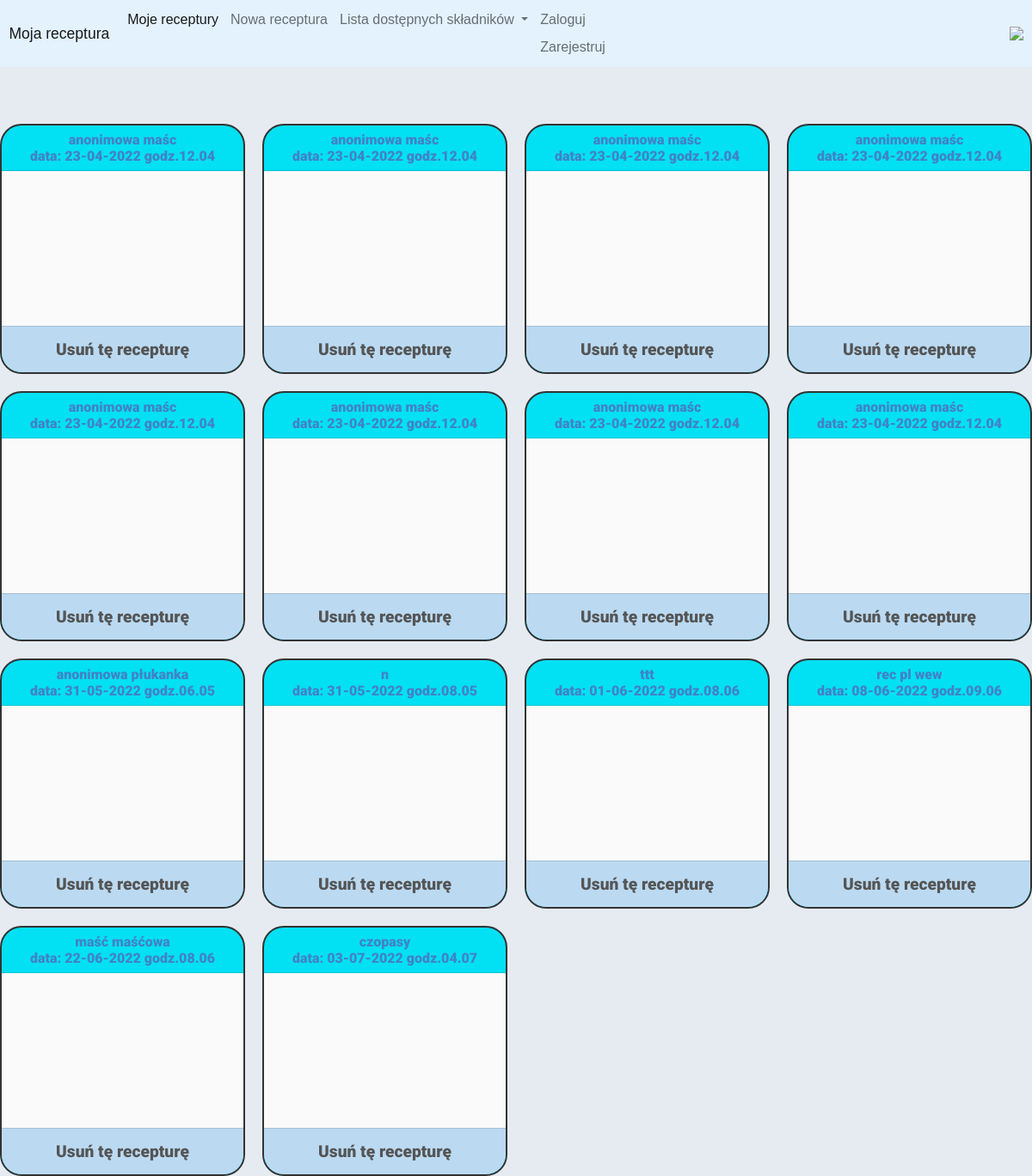
Page /mojerec on the earlier database version.
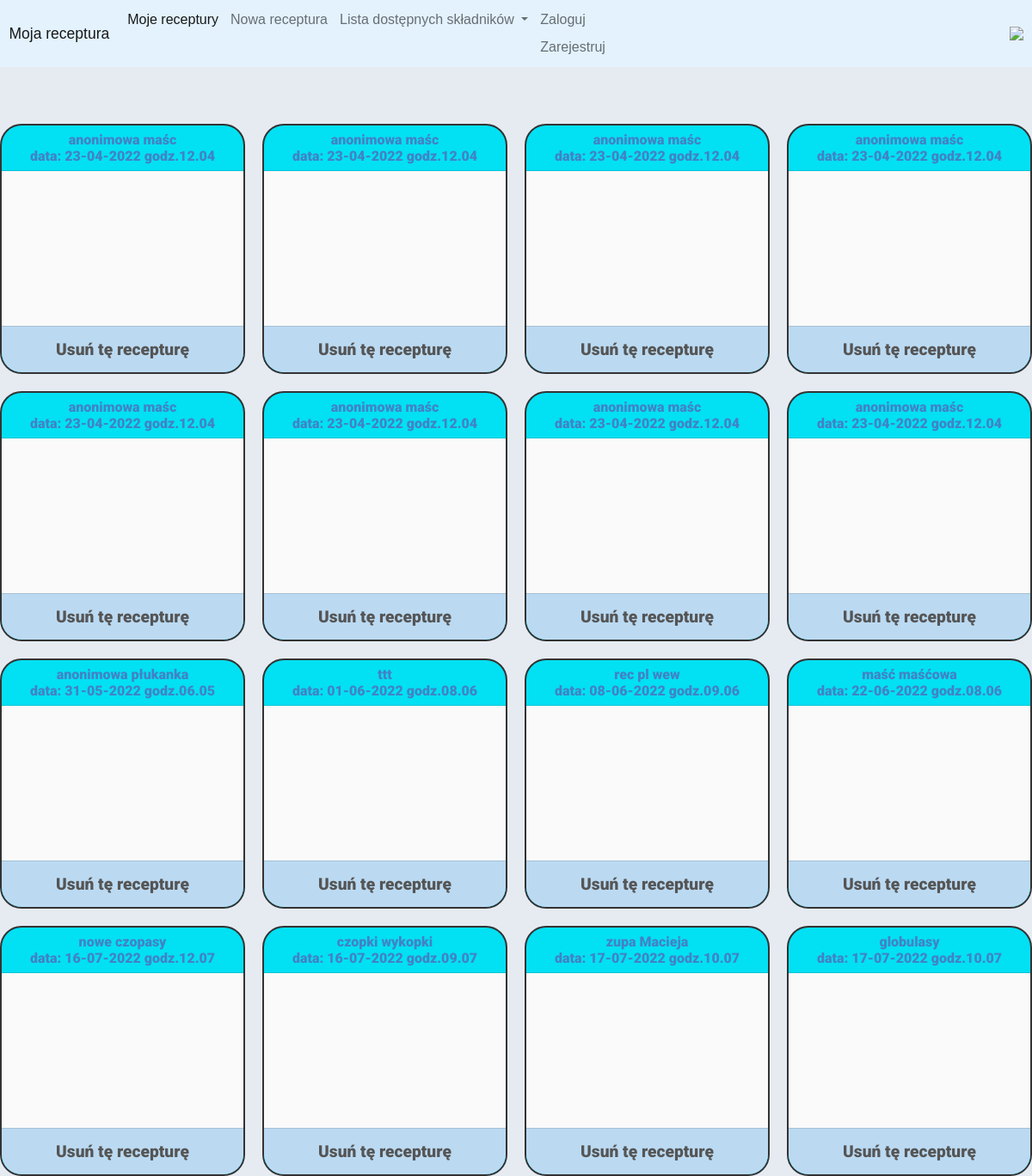
Same page on the later database version.
### recipes/models.py (models this page shows, shortened)
class Receptura (models.Model):
    rodzaje=(('1','Maść'),('2','czopki i globulki'),('3','receptura płynna'))
    czop_czy_glob=(('1','czopki'),('2','globulki'))
    tak_czy_nie = (('1', 'tak'), ('2', 'nie'))
    nazwa=models.CharField( max_length=20)
    date=models.DateTimeField(auto_now_add=True)
    rodzaj=models.TextField(choices=rodzaje,blank=True, null=True)
    czopki_czy_globulki=models.TextField(choices=czop_czy_glob, blank=True, null=True)
    ilosc_czop_glob = models.CharField(max_length=40, blank=True, null=True, default='')
    masa_docelowa_czop_glob = models.CharField(max_length=40, blank=True, null=True, default='')
    czy_ilosc_oleum_pomnozyc =models.TextField(choices=czop_czy_glob, blank=True, null=True)
    ilosc_masci =models.CharField(max_length=40, blank=True, null=True, default='')
    ilosc_gramow = models.CharField(max_length=40, blank=True, null=True, default='')
    owner=models.ForeignKey(User,blank = True, null = True,on_delete=models.CASCADE)
    session = models.ForeignKey(Session, null=True,on_delete=models.CASCADE)

### recipes/views.py (the view)
# urls.py: path('mojerec',views.mojeRec,name='mojerec'),
def mojeRec (request):
    if not request.session.exists(request.session.session_key):
        request.session.create()
    print("request.session.session_key", request.session.session_key)
    sys.stdout.flush()
    if request.user.is_anonymous ==False:
        moje_receptury=Receptura.objects.filter(owner=request.user).order_by('date')
    else:
        moje_receptury = Receptura.objects.filter(session=request.session.session_key).order_by('date') #request.session.get("name")
    context={'receptury':moje_receptury}
    return render(request,'mojerec.html',context)

### templates/mojerec.html (shortened to what this page needs)
<!DOCTYPE html>
<html lang="en">
<head>
</head>
<body>
{% extends 'base.html' %}
{% load static %}
{% block content %}
<br><br>
<div class="cards-rec-container">
  {% for i in receptury %}
  <div class="cont">
      <a href="{% url 'receptura' i.id %}">
        <div class="card-header">
        {{ i.nazwa }}
        <br>
        data: {{ i.date|date:"d-m-Y" }} godz.{{ i.date|date:"h.m" }}
      </div>
          <div id="{{i.pk}}-skladniki" class="card-sklad-rec"> </div>
      </a>
      <div type="button" class="card-footer" data-bs-toggle="modal" data-bs-target="#exampleModal-{{i.pk}}">
        Usuń tę recepturę
      </div>
</div>
    {% empty %}
    <h1>Na razie brak receptur</h1>
{% endfor %}
</div>
{% endblock %}

### templates/base.html (shortened to what this page needs)
{% load static %}
<!DOCTYPE html>
<html lang="en">
<head>
    <link href="https://cdn.jsdelivr.net/npm/bootstrap@5.0.2/dist/css/bootstrap.min.css" rel="stylesheet">
    <link rel="stylesheet" href="https://cdn.jsdelivr.net/npm/semantic-ui@2.4.2/dist/semantic.min.css">
    <link rel="stylesheet"  href="{% static 'style.css' %}" />
    <link rel="stylesheet"  href="{% static 'base.css' %}" />
</head>
<body>
<nav class="navbar navbar-expand-lg navbar-light" style="background-color: #e3f2fd;">
  <div class="container-fluid">
    <a class="navbar-brand" href="{% url 'home' %}">Moja receptura</a>
    <div class="collapse navbar-collapse" id="navbarSupportedContent">
      <ul class="navbar-nav me-auto mb-2 mb-lg-0">
        <li class="nav-item">
          <a class="nav-link active" aria-current="page" href="{% url 'mojerec' %}" >Moje receptury</a>
        </li>
        <li class="nav-item">
          <a class="nav-link" href="{% url 'dodajrec' %}">Nowa receptura</a>
        </li>
        <div class="nav-item dropdown">
          <a class="nav-link dropdown-toggle" href="#" id="dropdown" role="button" data-bs-toggle="dropdown" aria-expanded="false">
            Lista dostępnych składników  </a>
        </div>
        {% if user.is_authenticated %}
        <li class="nav-item dropdown">
          <a class="nav-link dropdown-toggle" href="#" id="navbarDropdown2" role="button" data-bs-toggle="dropdown" aria-expanded="false">
          Witaj, {{ user.username}}
          <a class="nav-link" href="{% url 'account_logout' %}">Wyloguj</a>
            </a>
          <ul class="dropdown-menu" aria-labelledby="navbarDropdown">
            <li><a class="dropdown-item"  href="{% url 'account_change_password' %}">Zmień hasło</a></li>
            <li><a class="dropdown-item"  href="{% url 'account_email' %}">zmień adres e-mail</a></li>
          </ul>
        </li>
        {% else %}
        <li class="nav-item dropdown">
        <a class="nav-link" href="{% url 'account_login' %}">Zaloguj</a>
        <a class="nav-link" href="{% url 'account_signup' %}">Zarejestruj</a>
      </li>
        {% endif %}
      </ul>
      <img src="{% static 'mortar2.png' %}"/>
    </div>
  </div>
</nav>
{% block content %}
{% endblock content %}
</body>
</html>

### static/style.css (style rules this page uses)
* { box-sizing: border-box; }
body { font: 16px Arial; }
ul { padding-left: 0rem }
.cards-rec-container { margin: 0 auto; max-width: 1200px; display: grid; grid-template-columns: repeat(auto-fill, minmax(225px, 1fr)); grid-auto-rows: auto; gap: 20px; font-family: sans-serif; padding-top: 30px; }
.cont { border: 2px solid #333333; border-radius: 25px; overflow: hidden; text-align: center; background: #03e8fc; font-family: 'Roboto', sans-serif; font-weight: 900; }
.card-sklad-rec { line-height: 1.5; height: 180px; font-size: 0.9em; overflow-y: scroll; text-align: left; scrollbar-width: thin; scrollbar-color: #eb5234 #d8ede5; padding: 15px; background: #fafafa; }
.card-footer { padding: 15px; display: flex; justify-content: space-between; align-items: center; color: #555555; background: #bbdaf2; font-size: 1.2em; text-align: center; justify-content: center; align-items: center; }

### static/base.css (style rules this page uses)
body { background-color:#e6ebf2; }

Differences in the rows shown:
removed Receptura: nazwa "n", date "31-05-2022", date "08.05"
removed Receptura: nazwa "czopasy", date "03-07-2022", date "04.07"
added Receptura: nazwa "nowe czopasy", date "16-07-2022", date "12.07"
added Receptura: nazwa "czopki wykopki", date "16-07-2022", date "09.07"
added Receptura: nazwa "zupa Macieja", date "17-07-2022", date "10.07"
added Receptura: nazwa "globulasy", date "17-07-2022", date "10.07"
